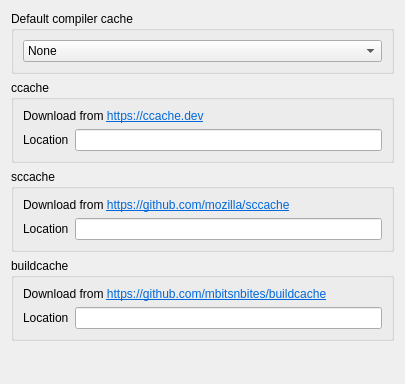
     <widget class="QWidget" name="prefs_compilercache">
      <property name="geometry">
       <rect>
        <x>0</x>
        <y>0</y>
        <width>405</width>
        <height>384</height>
       </rect>
      </property>
      <attribute name="label">
       <string>Compiler cache</string>
      </attribute>
      <layout class="QVBoxLayout" name="verticalLayout_5">
       <item>
        <widget class="QGroupBox" name="groupBox_7">
         <property name="title">
          <string>Default compiler cache</string>
         </property>
         <layout class="QVBoxLayout" name="verticalLayout_6">
          <item>
           <widget class="QComboBox" name="prefs_compilercache_default">
            <property name="toolTip">
             <string>The default compiler cache that attempts to integrate with Conan's CMake and Autotools helpers. YMMV.</string>
            </property>
            <item>
             <property name="text">
              <string>None</string>
             </property>
            </item>
            <item>
             <property name="text">
              <string>ccache</string>
             </property>
            </item>
            <item>
             <property name="text">
              <string>sccache</string>
             </property>
            </item>
            <item>
             <property name="text">
              <string>buildcache</string>
             </property>
            </item>
           </widget>
          </item>
         </layout>
        </widget>
       </item>
       <item>
        <widget class="QGroupBox" name="groupBox_8">
         <property name="title">
          <string>ccache</string>
         </property>
         <layout class="QGridLayout" name="gridLayout_10">
          <item row="1" column="0">
           <widget class="QLabel" name="label_15">
            <property name="text">
             <string>Location</string>
            </property>
           </widget>
          </item>
          <item row="1" column="1">
           <widget class="QLineEdit" name="prefs_compilercache_ccache_location"/>
          </item>
          <item row="0" column="0" colspan="2">
           <widget class="QLabel" name="label_14">
            <property name="text">
             <string>&lt;html&gt;&lt;head/&gt;&lt;body&gt;&lt;p&gt;Download from &lt;a href=&quot;https://ccache.dev&quot;&gt;&lt;span style=&quot; text-decoration: underline; color:#0068da;&quot;&gt;https://ccache.dev&lt;/span&gt;&lt;/a&gt;&lt;/p&gt;&lt;/body&gt;&lt;/html&gt;</string>
            </property>
            <property name="openExternalLinks">
             <bool>true</bool>
            </property>
           </widget>
          </item>
         </layout>
        </widget>
       </item>
       <item>
        <widget class="QGroupBox" name="groupBox_9">
         <property name="title">
          <string>sccache</string>
         </property>
         <layout class="QGridLayout" name="gridLayout_11">
          <item row="1" column="0">
           <widget class="QLabel" name="label_17">
            <property name="text">
             <string>Location</string>
            </property>
           </widget>
          </item>
          <item row="1" column="1">
           <widget class="QLineEdit" name="prefs_compilercache_sccache_location"/>
          </item>
          <item row="0" column="0" colspan="2">
           <widget class="QLabel" name="label_16">
            <property name="text">
             <string>&lt;html&gt;&lt;head/&gt;&lt;body&gt;&lt;p&gt;Download from &lt;a href=&quot;https://github.com/mozilla/sccache&quot;&gt;&lt;span style=&quot; text-decoration: underline; color:#0068da;&quot;&gt;https://github.com/mozilla/sccache&lt;/span&gt;&lt;/a&gt;&lt;/p&gt;&lt;/body&gt;&lt;/html&gt;</string>
            </property>
            <property name="openExternalLinks">
             <bool>true</bool>
            </property>
           </widget>
          </item>
         </layout>
        </widget>
       </item>
       <item>
        <widget class="QGroupBox" name="groupBox_10">
         <property name="title">
          <string>buildcache</string>
         </property>
         <layout class="QGridLayout" name="gridLayout_12">
          <item row="1" column="0">
           <widget class="QLabel" name="label_19">
            <property name="text">
             <string>Location</string>
            </property>
           </widget>
          </item>
          <item row="1" column="1">
           <widget class="QLineEdit" name="prefs_compilercache_buildcache_location"/>
          </item>
          <item row="0" column="0" colspan="2">
           <widget class="QLabel" name="label_18">
            <property name="text">
             <string>&lt;html&gt;&lt;head/&gt;&lt;body&gt;&lt;p&gt;Download from &lt;a href=&quot;https://github.com/mbitsnbites/buildcache&quot;&gt;&lt;span style=&quot; text-decoration: underline; color:#0068da;&quot;&gt;https://github.com/mbitsnbites/buildcache&lt;/span&gt;&lt;/a&gt;&lt;/p&gt;&lt;/body&gt;&lt;/html&gt;</string>
            </property>
            <property name="openExternalLinks">
             <bool>true</bool>
            </property>
           </widget>
          </item>
         </layout>
        </widget>
       </item>
       <item>
        <spacer name="verticalSpacer_13">
         <property name="orientation">
          <enum>Qt::Vertical</enum>
         </property>
         <property name="sizeHint" stdset="0">
          <size>
           <width>20</width>
           <height>40</height>
          </size>
         </property>
        </spacer>
       </item>
      </layout>
     </widget>
